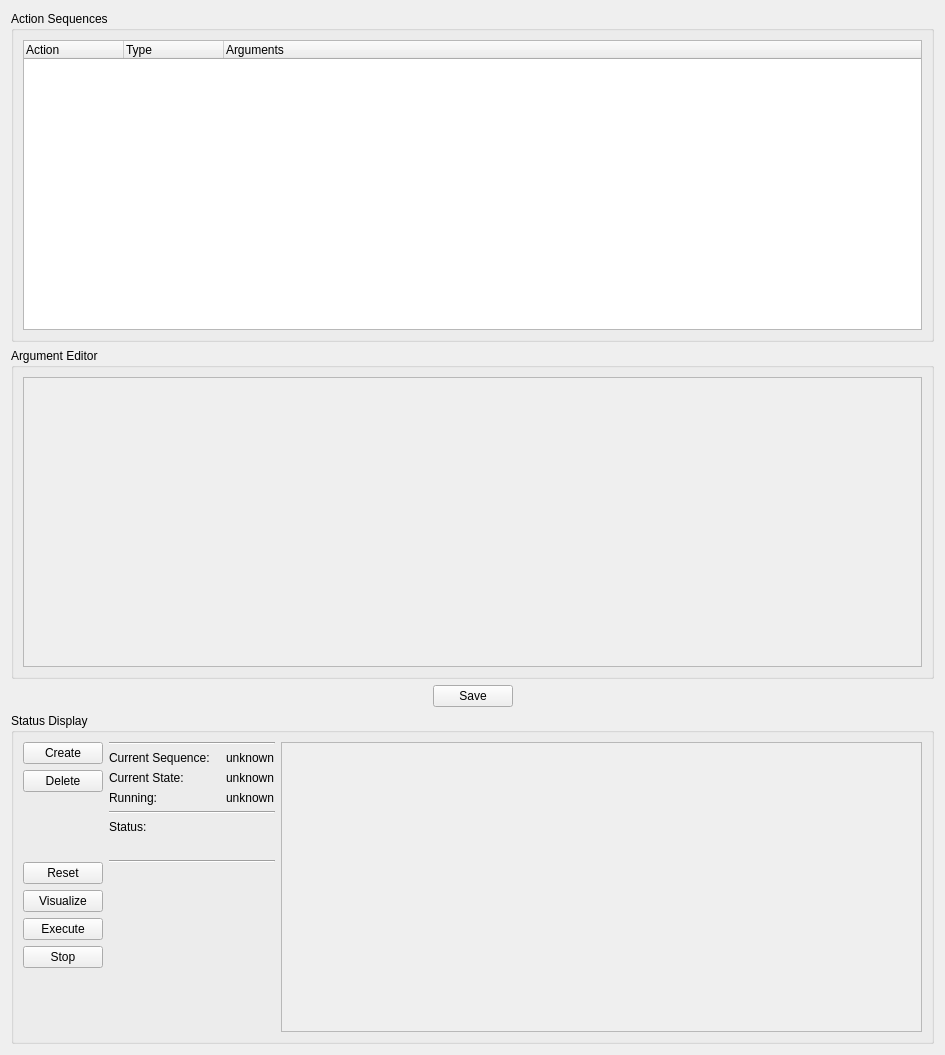
<?xml version="1.0" encoding="UTF-8"?>
<ui version="4.0">
 <class>ActionSequence</class>
 <widget class="QWidget" name="ActionSequence">
  <property name="geometry">
   <rect>
    <x>0</x>
    <y>0</y>
    <width>945</width>
    <height>1055</height>
   </rect>
  </property>
  <property name="windowTitle">
   <string>Action Sequence Controller</string>
  </property>
  <layout class="QVBoxLayout" name="verticalLayout_5">
   <item>
    <widget class="QGroupBox" name="actionSequences">
     <property name="title">
      <string>Action Sequences</string>
     </property>
     <layout class="QVBoxLayout" name="verticalLayout">
      <item>
       <widget class="QTreeWidget" name="templateTree">
        <column>
         <property name="text">
          <string>Action</string>
         </property>
        </column>
        <column>
         <property name="text">
          <string>Type</string>
         </property>
        </column>
        <column>
         <property name="text">
          <string>Arguments</string>
         </property>
        </column>
       </widget>
      </item>
     </layout>
    </widget>
   </item>
   <item>
    <widget class="QGroupBox" name="argumentEditor">
     <property name="minimumSize">
      <size>
       <width>360</width>
       <height>100</height>
      </size>
     </property>
     <property name="title">
      <string>Argument Editor</string>
     </property>
     <layout class="QVBoxLayout" name="verticalLayout_3">
      <item>
       <widget class="QScrollArea" name="scrollArea">
        <property name="frameShape">
         <enum>QFrame::StyledPanel</enum>
        </property>
        <property name="frameShadow">
         <enum>QFrame::Sunken</enum>
        </property>
        <property name="widgetResizable">
         <bool>true</bool>
        </property>
        <widget class="QWidget" name="scrollGrid">
         <property name="geometry">
          <rect>
           <x>0</x>
           <y>0</y>
           <width>899</width>
           <height>292</height>
          </rect>
         </property>
         <layout class="QGridLayout" name="gridLayout_2"/>
        </widget>
       </widget>
      </item>
     </layout>
    </widget>
   </item>
   <item>
    <layout class="QHBoxLayout" name="horizontalLayout">
     <item>
      <spacer name="horizontalSpacer_2">
       <property name="orientation">
        <enum>Qt::Horizontal</enum>
       </property>
       <property name="sizeHint" stdset="0">
        <size>
         <width>40</width>
         <height>20</height>
        </size>
       </property>
      </spacer>
     </item>
     <item>
      <widget class="QPushButton" name="saveButton">
       <property name="text">
        <string>Save</string>
       </property>
      </widget>
     </item>
     <item>
      <spacer name="horizontalSpacer">
       <property name="orientation">
        <enum>Qt::Horizontal</enum>
       </property>
       <property name="sizeHint" stdset="0">
        <size>
         <width>40</width>
         <height>20</height>
        </size>
       </property>
      </spacer>
     </item>
    </layout>
   </item>
   <item>
    <widget class="QGroupBox" name="statusDisplay">
     <property name="minimumSize">
      <size>
       <width>360</width>
       <height>100</height>
      </size>
     </property>
     <property name="title">
      <string>Status Display</string>
     </property>
     <layout class="QGridLayout" name="gridLayout_3">
      <item row="0" column="4">
       <widget class="QScrollArea" name="scrollArea_2">
        <property name="sizePolicy">
         <sizepolicy hsizetype="Expanding" vsizetype="Expanding">
          <horstretch>0</horstretch>
          <verstretch>0</verstretch>
         </sizepolicy>
        </property>
        <property name="widgetResizable">
         <bool>true</bool>
        </property>
        <widget class="QWidget" name="actionGrid">
         <property name="geometry">
          <rect>
           <x>0</x>
           <y>0</y>
           <width>593</width>
           <height>292</height>
          </rect>
         </property>
         <layout class="QGridLayout" name="gridLayout_4"/>
        </widget>
       </widget>
      </item>
      <item row="0" column="0">
       <layout class="QVBoxLayout" name="verticalLayout_2">
        <item>
         <widget class="QPushButton" name="createButton">
          <property name="text">
           <string>Create</string>
          </property>
         </widget>
        </item>
        <item>
         <widget class="QPushButton" name="deleteButton">
          <property name="text">
           <string>Delete</string>
          </property>
         </widget>
        </item>
        <item>
         <spacer name="verticalSpacer_3">
          <property name="orientation">
           <enum>Qt::Vertical</enum>
          </property>
          <property name="sizeHint" stdset="0">
           <size>
            <width>20</width>
            <height>40</height>
           </size>
          </property>
         </spacer>
        </item>
        <item>
         <widget class="QPushButton" name="resetButton">
          <property name="text">
           <string>Reset</string>
          </property>
         </widget>
        </item>
        <item>
         <widget class="QPushButton" name="visualizeButton">
          <property name="text">
           <string>Visualize</string>
          </property>
         </widget>
        </item>
        <item>
         <widget class="QPushButton" name="executeButton">
          <property name="text">
           <string>Execute</string>
          </property>
         </widget>
        </item>
        <item>
         <widget class="QPushButton" name="stopButton">
          <property name="text">
           <string>Stop</string>
          </property>
         </widget>
        </item>
        <item>
         <spacer name="verticalSpacer_2">
          <property name="orientation">
           <enum>Qt::Vertical</enum>
          </property>
          <property name="sizeHint" stdset="0">
           <size>
            <width>20</width>
            <height>40</height>
           </size>
          </property>
         </spacer>
        </item>
       </layout>
      </item>
      <item row="0" column="3">
       <layout class="QVBoxLayout" name="verticalLayout_4">
        <item>
         <widget class="Line" name="line_3">
          <property name="orientation">
           <enum>Qt::Horizontal</enum>
          </property>
         </widget>
        </item>
        <item>
         <layout class="QGridLayout" name="gridLayout">
          <item row="1" column="0">
           <widget class="QLabel" name="label_2">
            <property name="text">
             <string>Current State:</string>
            </property>
           </widget>
          </item>
          <item row="2" column="1">
           <widget class="QLabel" name="runningLabel">
            <property name="text">
             <string>unknown</string>
            </property>
           </widget>
          </item>
          <item row="0" column="0">
           <widget class="QLabel" name="label">
            <property name="text">
             <string>Current Sequence:   </string>
            </property>
           </widget>
          </item>
          <item row="2" column="0">
           <widget class="QLabel" name="label_3">
            <property name="text">
             <string>Running:</string>
            </property>
           </widget>
          </item>
          <item row="0" column="1">
           <widget class="QLabel" name="nameLabel">
            <property name="text">
             <string>unknown</string>
            </property>
           </widget>
          </item>
          <item row="1" column="1">
           <widget class="QLabel" name="stateLabel">
            <property name="text">
             <string>unknown</string>
            </property>
           </widget>
          </item>
         </layout>
        </item>
        <item>
         <widget class="Line" name="line">
          <property name="orientation">
           <enum>Qt::Horizontal</enum>
          </property>
         </widget>
        </item>
        <item>
         <widget class="QLabel" name="label_4">
          <property name="text">
           <string>Status:</string>
          </property>
         </widget>
        </item>
        <item>
         <widget class="QLabel" name="statusLabel">
          <property name="text">
           <string/>
          </property>
         </widget>
        </item>
        <item>
         <widget class="Line" name="line_2">
          <property name="orientation">
           <enum>Qt::Horizontal</enum>
          </property>
         </widget>
        </item>
        <item>
         <spacer name="verticalSpacer">
          <property name="orientation">
           <enum>Qt::Vertical</enum>
          </property>
          <property name="sizeHint" stdset="0">
           <size>
            <width>20</width>
            <height>40</height>
           </size>
          </property>
         </spacer>
        </item>
       </layout>
      </item>
     </layout>
    </widget>
   </item>
  </layout>
 </widget>
 <resources/>
 <connections/>
</ui>
